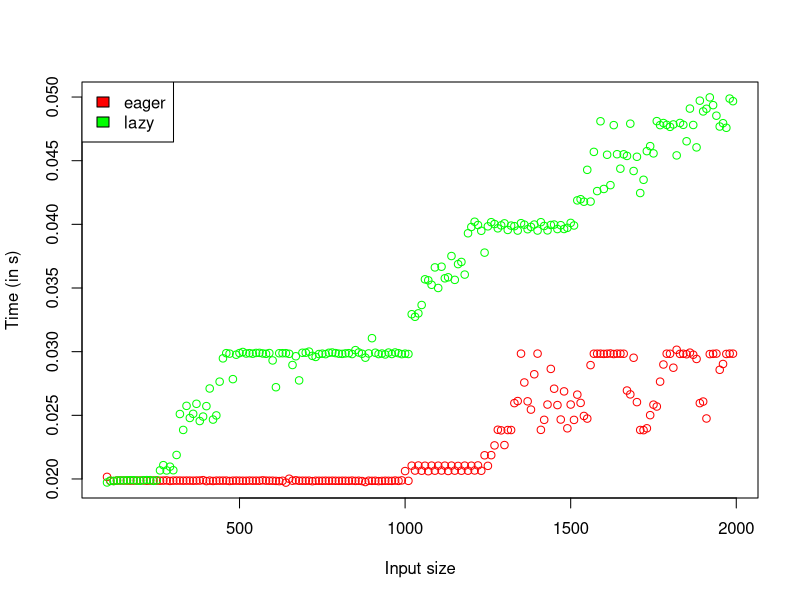

Write the R code that produced this figure.
# Read CSV files
eager <- read.csv(file="sort-eager.csv", header=FALSE)
lazy <- read.csv(file="sort-lazy.csv", header=FALSE)

totals <- c(eager$V2, lazy$V2)
min <- min(totals)
max <- max(totals)

pdf("benchmarks.pdf")
plot(eager, type="n", xlab="Input size", ylab="Time (in s)", ylim=c(min, max))
legend("topleft", c("eager", "lazy"), fill=c("red", "green"))
points(eager, col="red")
points(lazy, col="green")
